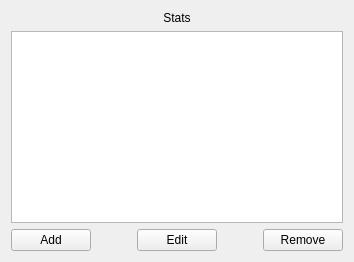
             <widget class="QWidget" name="page_5">
              <layout class="QVBoxLayout" name="_4">
               <item>
                <widget class="QLabel" name="statsEditLabel">
                 <property name="text">
                  <string>Stats</string>
                 </property>
                 <property name="alignment">
                  <set>Qt::AlignCenter</set>
                 </property>
                </widget>
               </item>
               <item>
                <widget class="QListWidget" name="statsEditList"/>
               </item>
               <item>
                <layout class="QHBoxLayout" name="_5">
                 <item>
                  <widget class="QPushButton" name="statsEditAdd">
                   <property name="text">
                    <string>Add</string>
                   </property>
                  </widget>
                 </item>
                 <item>
                  <spacer name="horizontalSpacer_3">
                   <property name="orientation">
                    <enum>Qt::Horizontal</enum>
                   </property>
                   <property name="sizeHint" stdset="0">
                    <size>
                     <width>40</width>
                     <height>20</height>
                    </size>
                   </property>
                  </spacer>
                 </item>
                 <item>
                  <widget class="QPushButton" name="statsEditEdit">
                   <property name="text">
                    <string>Edit</string>
                   </property>
                  </widget>
                 </item>
                 <item>
                  <spacer>
                   <property name="orientation">
                    <enum>Qt::Horizontal</enum>
                   </property>
                   <property name="sizeHint" stdset="0">
                    <size>
                     <width>40</width>
                     <height>20</height>
                    </size>
                   </property>
                  </spacer>
                 </item>
                 <item>
                  <widget class="QPushButton" name="statsEditRemove">
                   <property name="text">
                    <string>Remove</string>
                   </property>
                  </widget>
                 </item>
                </layout>
               </item>
              </layout>
              <zorder>statsEditList</zorder>
              <zorder>statsEditLabel</zorder>
              <zorder></zorder>
             </widget>
